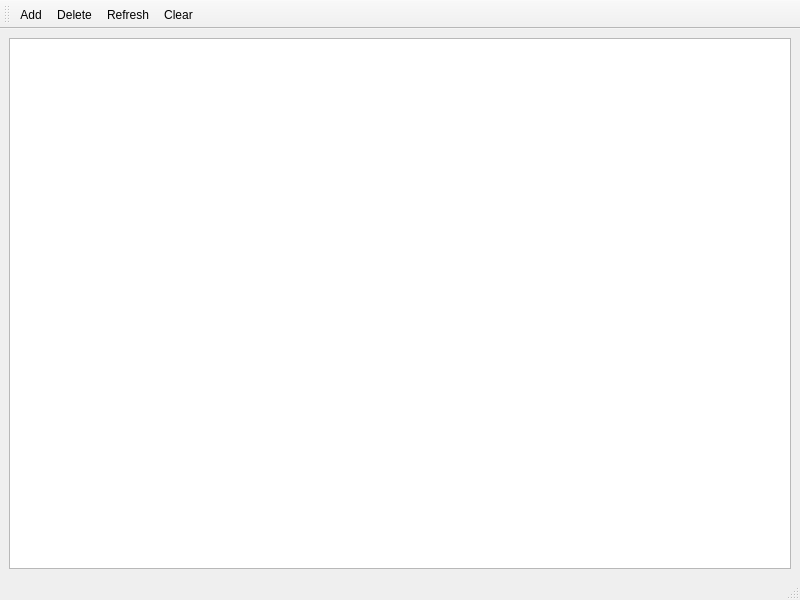
<?xml version="1.0" encoding="UTF-8"?>
<ui version="4.0">
 <class>RoleManaWindow</class>
 <widget class="QMainWindow" name="RoleManaWindow">
  <property name="geometry">
   <rect>
    <x>0</x>
    <y>0</y>
    <width>800</width>
    <height>600</height>
   </rect>
  </property>
  <property name="windowTitle">
   <string>RoleManaWindow</string>
  </property>
  <widget class="QWidget" name="centralwidget">
   <layout class="QGridLayout" name="gridLayout">
    <item row="0" column="0">
     <widget class="QTableView" name="tvRoles"/>
    </item>
   </layout>
  </widget>
  <widget class="QStatusBar" name="statusbar"/>
  <widget class="QToolBar" name="toolBar">
   <property name="windowTitle">
    <string>toolBar</string>
   </property>
   <attribute name="toolBarArea">
    <enum>TopToolBarArea</enum>
   </attribute>
   <attribute name="toolBarBreak">
    <bool>false</bool>
   </attribute>
   <addaction name="actionAdd"/>
   <addaction name="actionDelete"/>
   <addaction name="actionRefresh"/>
   <addaction name="actionClear"/>
  </widget>
  <action name="actionAdd">
   <property name="text">
    <string>Add</string>
   </property>
  </action>
  <action name="actionDelete">
   <property name="text">
    <string>Delete</string>
   </property>
  </action>
  <action name="actionRefresh">
   <property name="text">
    <string>Refresh</string>
   </property>
   <property name="toolTip">
    <string>Refresh</string>
   </property>
  </action>
  <action name="actionClear">
   <property name="text">
    <string>Clear</string>
   </property>
   <property name="toolTip">
    <string>Refresh</string>
   </property>
  </action>
 </widget>
 <resources/>
 <connections/>
</ui>
